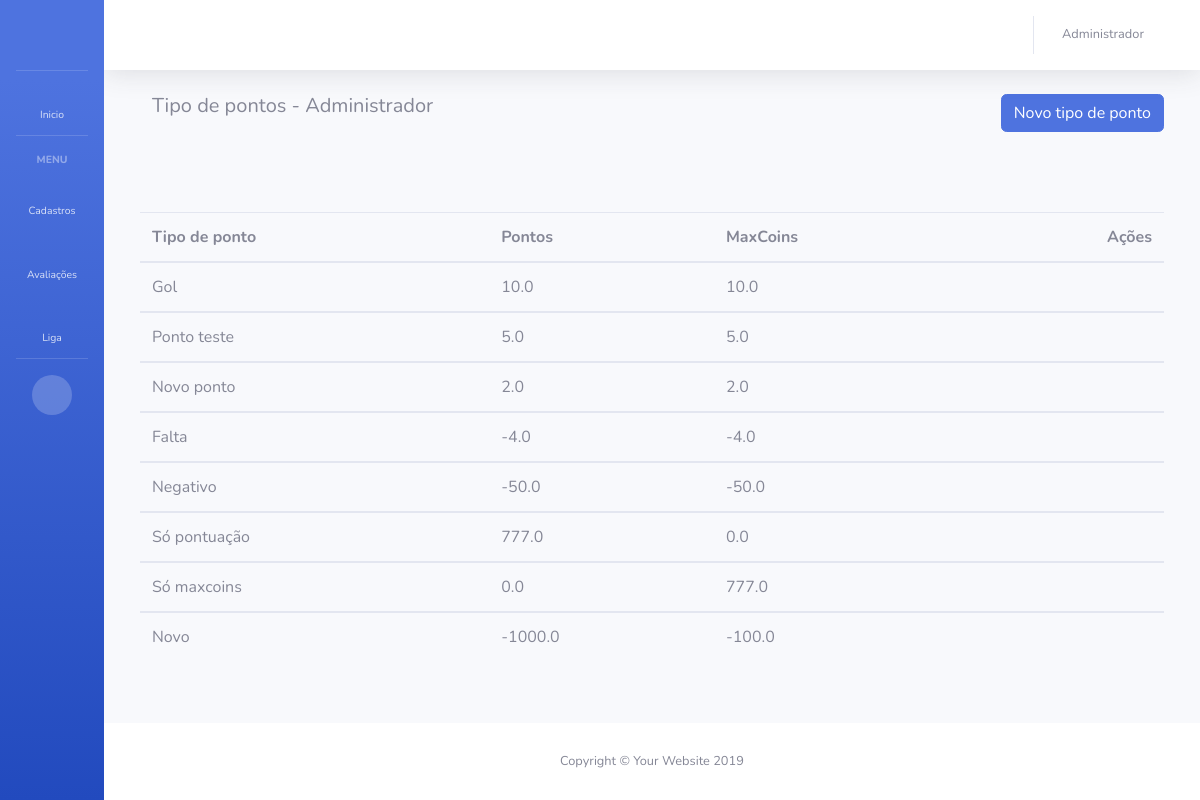
/tipo-ponto/ (signed in), run on an earlier commit of the app's database.
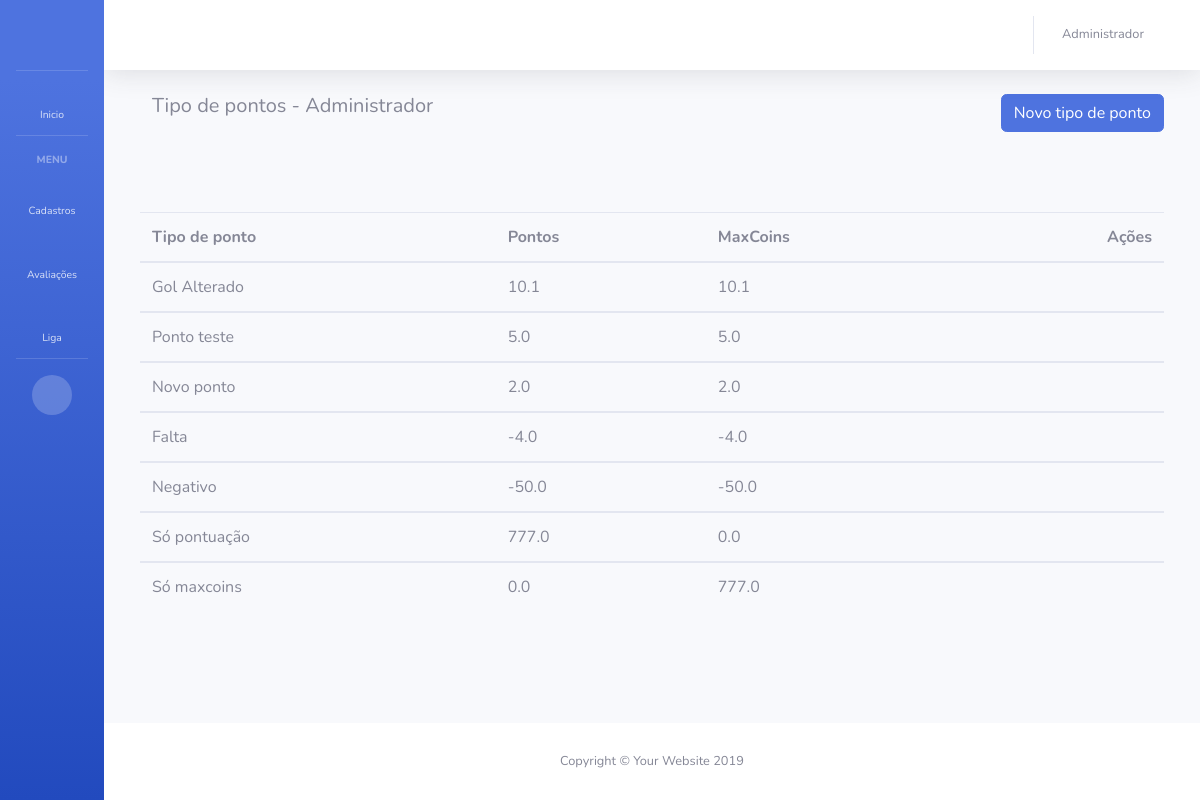
And on a later commit of the database.
### app_maxliga/models.py (models this page shows)
class TipoPonto(models.Model):
    nome = models.CharField('Nome tipo de ponto', max_length=128)
    qtd_ponto = models.FloatField('Quantidade de pontos', blank=True, default=0)
    qtd_maxcoins = models.FloatField('Quantidade de MaxCoins', blank=True, default=0)
    data_cadastro = models.DateTimeField('Data de criação', auto_now_add=True)
    def __str__(self):
        return str(self.nome) + '   - Pontos: ' + str(self.qtd_ponto) + '   - MaxCoins: ' + str(self.qtd_maxcoins)

### app_maxliga/views.py (the view)
# urls.py: path('tipo-ponto/', lista_tipo_ponto, name='lista_tipo_ponto'),
@login_required
def lista_tipo_ponto(request):
    user = request.user.id
    colaborador = Colaborador.objects.get(usuario=user)
    if colaborador.departamento.admin == True:
        tipo_ponto = TipoPonto.objects.all()
        print(tipo_ponto)
        data = {
            'colaborador': colaborador,
            'tipo_ponto': tipo_ponto
        }
        return render(request, 'app_maxliga/lista_tipo_ponto.html', data)
    return redirect('home')

### app_maxliga/models.py (called while the page is built)
    def __str__(self):
        return self.nome

### app_maxliga/templates/app_maxliga/lista_tipo_ponto.html
{% extends 'base.html' %}
  {% block BodyHeading %}
  {% if colaborador.departamento.admin == True %}
    <div class="container">
      <div class="row">
        <div class="col">
          <h5>Tipo de pontos - {{colaborador}}</h5>
        </div>
        <div class="text-right">
          <a href="{% url 'cadastro_tipo_ponto' %}" class="btn btn-primary btn-block" role="button">Novo tipo de ponto</a>
        </div>
      </div>
      <div class="row" style="margin-top:80px;">
        <table class="table">
          <thead>
            <tr>
              <th scope="col">Tipo de ponto</th>
              <th scope="col">Pontos</th>
              <th scope="col">MaxCoins</th>
              <th class="text-right" scope="col">Ações</th>
            </tr>
          </thead>
          {% for ponto in tipo_ponto %}
          <tbody>
            <tr>
              <td>{{ ponto.nome }}</td>
              <td>{{ ponto.qtd_ponto }}</td>
              <td>{{ ponto.qtd_maxcoins }}</td>
              <td class="text-right">
                <a href="{% url 'atualizar_tipo_ponto' ponto.id %}">
                  <i class="fas fa-pen fa-fw" style="color: rgb(50, 48, 155);"></i>
                </a>
                <a href="{% url 'excluir_tipo_ponto' ponto.id %}">
                  <i class="fas fa-trash fa-fw" style="color: rgb(230, 17, 17);"></i>
                </a>
              </td>
            </tr>
          </tbody>
          {% endfor %}
        </table>
      </div>
    </div>
  {% endif %}
{% endblock %}

What changed in the data, as far as the page shows it:
removed TipoPonto: nome "Novo", qtd_ponto "-1000.0", qtd_maxcoins "-100.0"
changed TipoPonto: nome "Gol" → "Gol Alterado"; qtd_ponto "10.0" → "10.1"; qtd_maxcoins "10.0" → "10.1"
